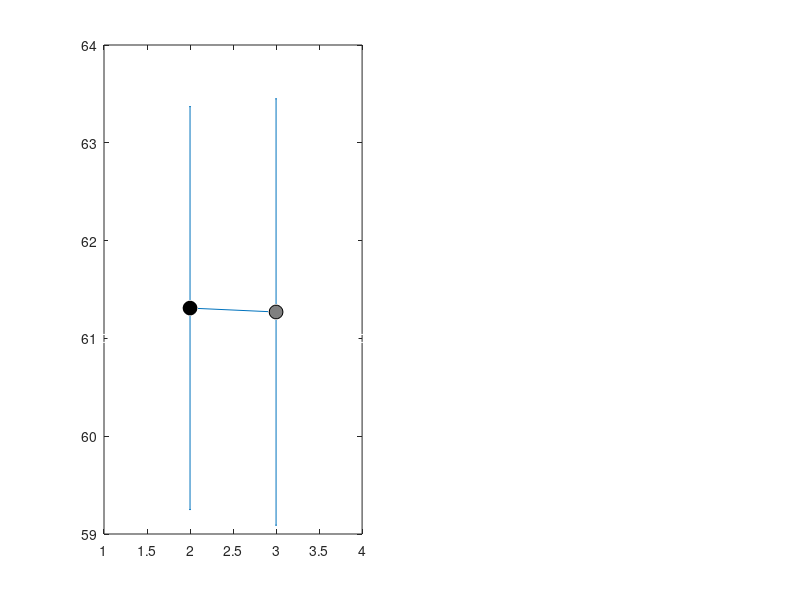

MATLAB code to generate this figure: (Note: this script raises an error after producing the figure.)

function []=plotsvmandcnnmd()
    a =[61.31,2.06;
        61.27,2.18];
    subplot(1,2,1);
    figure(1),plot(1,61,'ko','color','white');hold on;
    figure(1),plot(2,a(1,1),' ko','MarkerSize',10,'MarkerFacecolor','black');
    figure(1),plot(3,a(2,1),'ko','MarkerSize',10,'MarkerFacecolor',[0.5,0.5,0.5]);
    figure(1),plot(4,61,'ko','color','white');
    er=errorbar([2,3],a(:,1),a(:,2),a(:,2));
    er.Color=[1 0 0];
    er.LineWidth=2;
    er.LineStyle='none';
    set(gca,'xtick',[1:1:4],'XTickLabel',{'','Train','Test'});
    ylabel('Accuracy [%]','fontsize',18,'fontweight','normal','fontname','Times New Roman');
    set(gca,'fontsize',15);
    ylim([58 86]);
    title(gca,'SVM','FontWeight','normal');
    hold off;


    a=[76.96,0.6;75.81,1.2];
    subplot(1,2,2);
    figure(1),plot(1,76,'ko','color','white');hold on;
    figure(1),plot(2,a(1,1),' ko','MarkerSize',10,'MarkerFacecolor','black');
    figure(1),plot(3,a(2,1),'ko','MarkerSize',10,'MarkerFacecolor',[0.5,0.5,0.5]);
    figure(1),plot(4,76,'ko','color','white');
    er=errorbar([2,3],a(:,1),a(:,2),a(:,2));
    er.Color=[1 0 0];
    er.LineWidth=2;
    er.LineStyle='none';
    set(gca,'xtick',[1:1:4],'XTickLabel',{'','Train','Test'});
    ylabel('Accuracy [%]','fontsize',18,'fontweight','normal','fontname','Times New Roman');
    set(gca,'fontsize',15);
    ylim([58 86]);
    title(gca,'1D-CNN','FontWeight','normal');
    hold off;
end